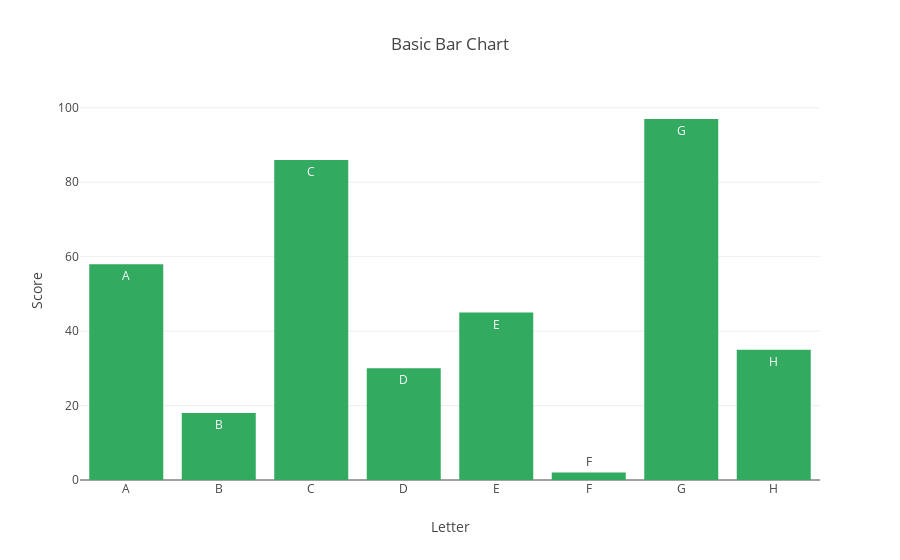

Notebook code cell kept with this figure:
### Code cell
trace0 = go.Bar(
                x = x,
                y = y,
                marker = dict(color = 'rgba(50, 171, 96, 1.0)'),
                text = x)

data = [trace0]

layout = go.Layout(title="Basic Bar Chart", xaxis={'title':'Letter'}, yaxis={'title':'Score'})

fig = go.Figure(data=data,layout=layout)

iplot(fig)

### Figure 1 — Plotly figure (JSON) as saved in the notebook; plotly's stock layout.template omitted (floating-point values rounded to 4 significant figures)
{"data": [{"marker": {"color": "rgba(50, 171, 96, 1.0)"}, "text": ["A", "B", "C", "D", "E", "F", "G", "H"], "type": "bar", "uid": "92176a96-dc0d-429e-a298-ce3fdd335006", "x": ["A", "B", "C", "D", "E", "F", "G", "H"], "y": [58, 18, 86, 30, 45, 2, 97, 35]}], "layout": {"autosize": true, "title": "Basic Bar Chart", "xaxis": {"autorange": true, "range": [-0.5, 7.5], "title": "Letter", "type": "category"}, "yaxis": {"autorange": true, "range": [0, 102.1], "title": "Score", "type": "linear"}}}
